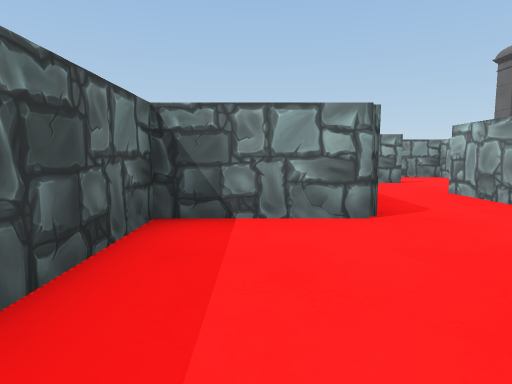
View 1 (above)

24 first-person views from a walk through a scene from a Unity 3-D project. The camera is 0.27 m above the floor, tilts 6° down and sees 75° across. The floor is counted in squares, 0.5 m on a side. Each view is taken from the middle of a square. On the plan, view 1 faces up. The plan holds only what a view shows up to about 9 squares ahead; the rest is blank. The place goes on beyond the plan. The player character is not drawn.

View 2
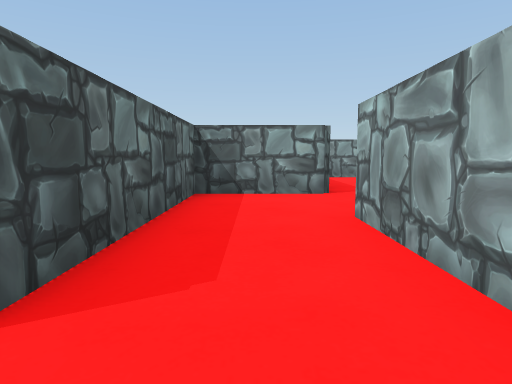

View 3
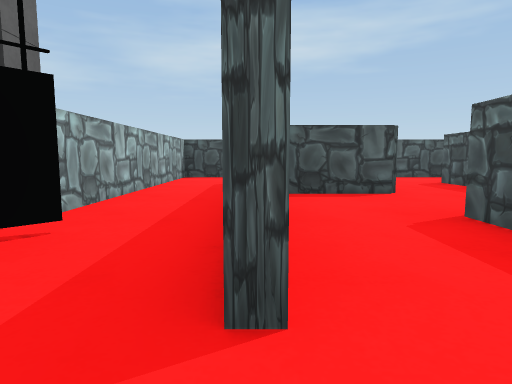

View 4
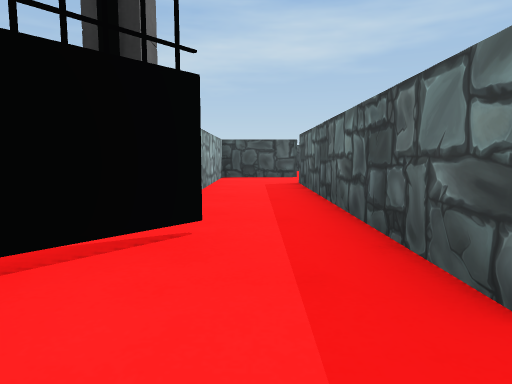

View 5
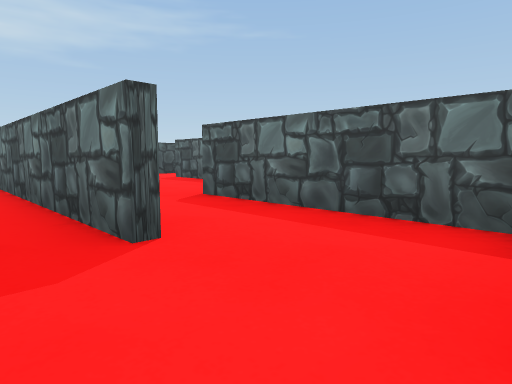

View 6
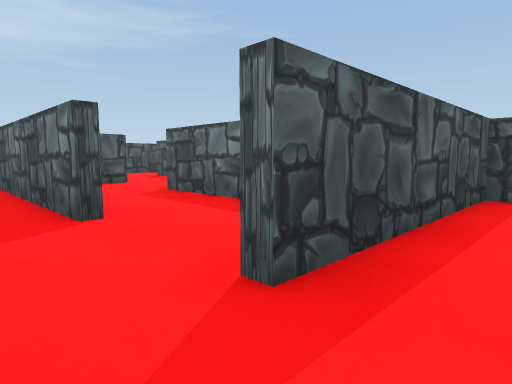

View 7
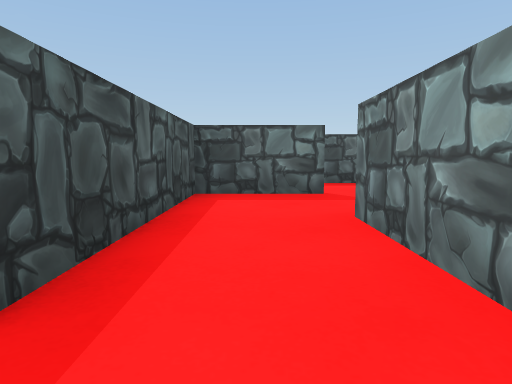

View 8
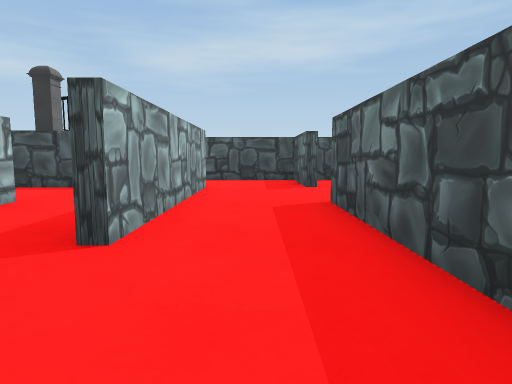

View 9
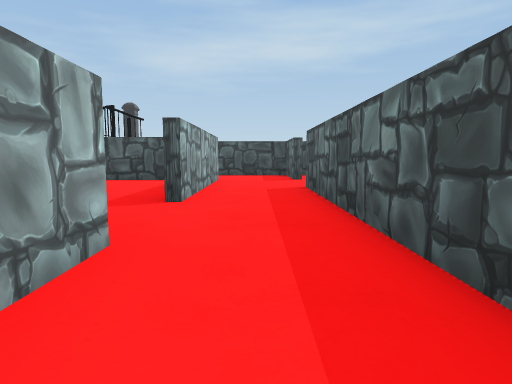

View 10
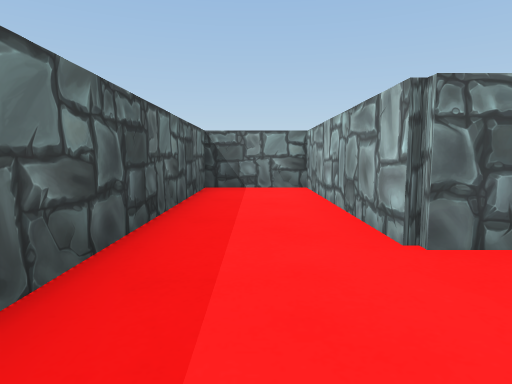

View 11
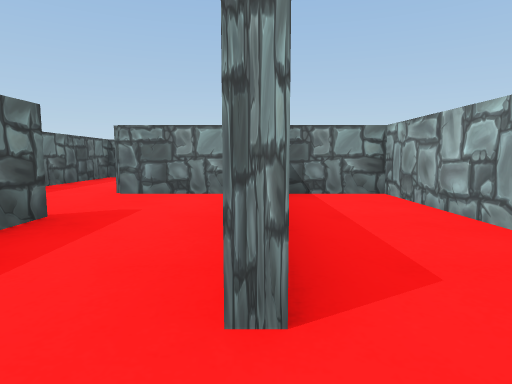

View 12
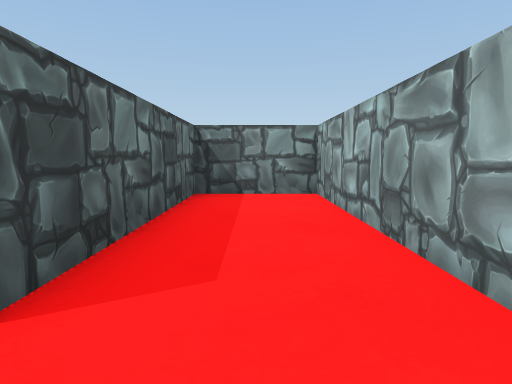

View 13
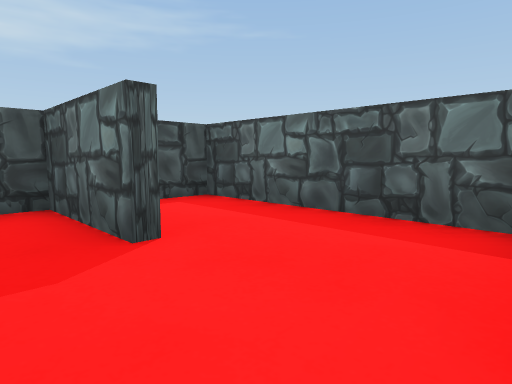

View 14
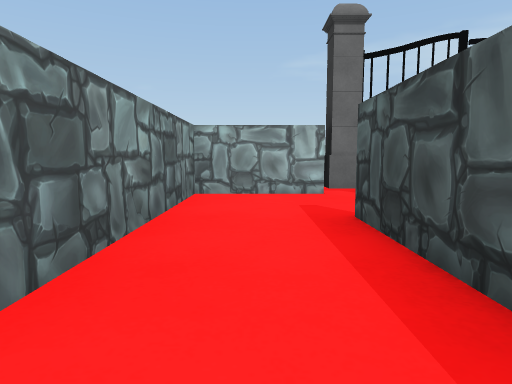

View 15
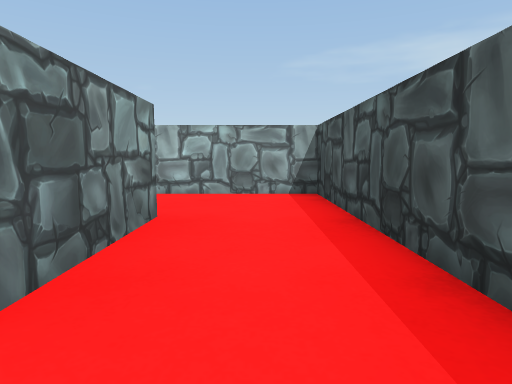

View 16
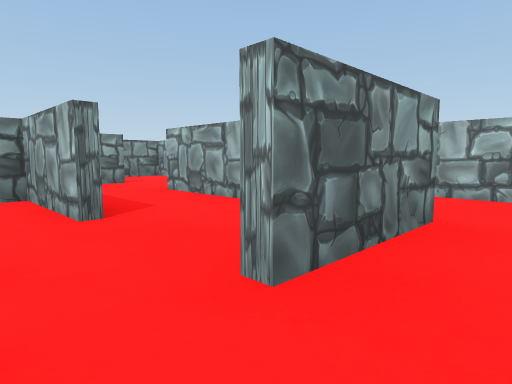

View 17
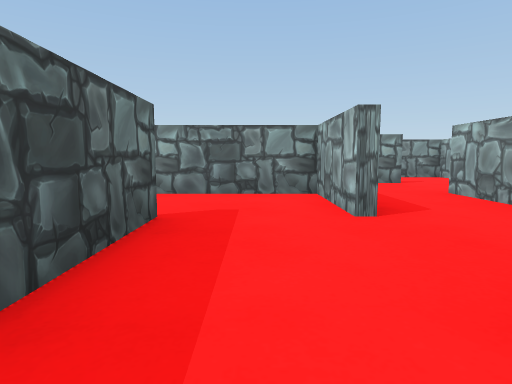

View 18
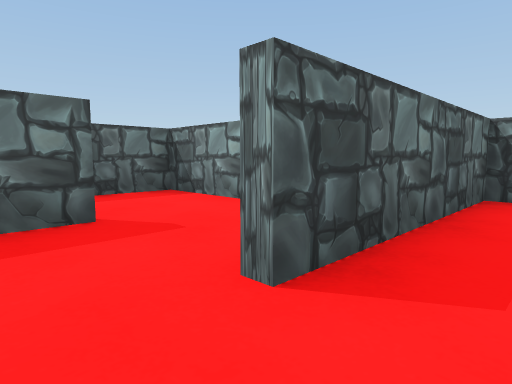

View 19
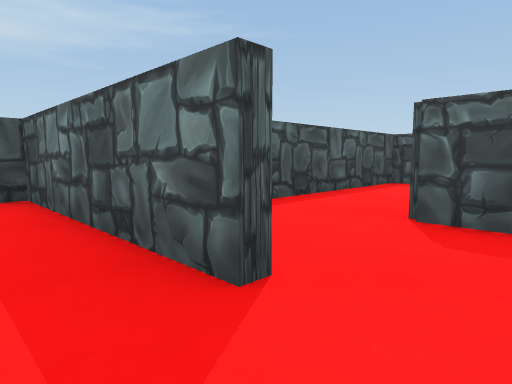

View 20
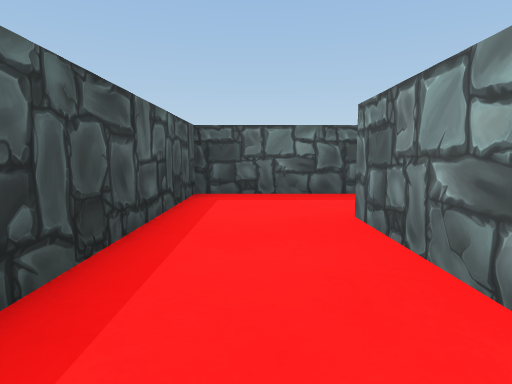

View 21
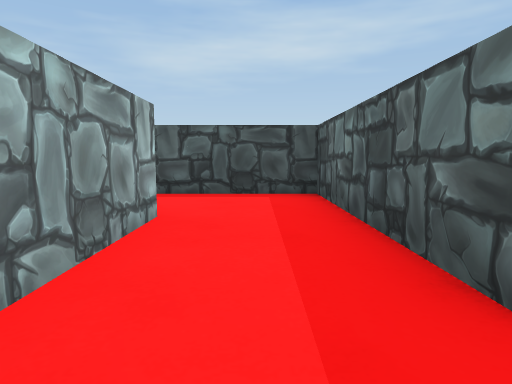

View 22
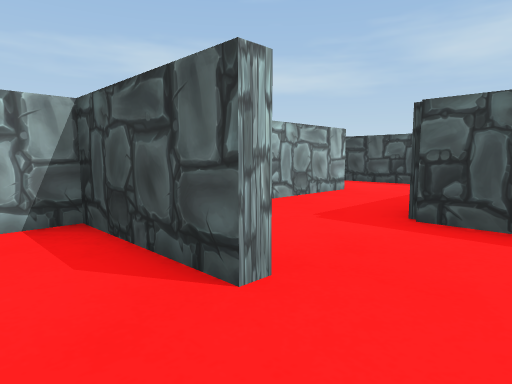

View 23
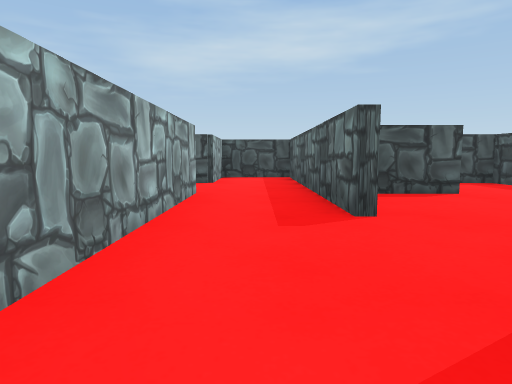

View 24
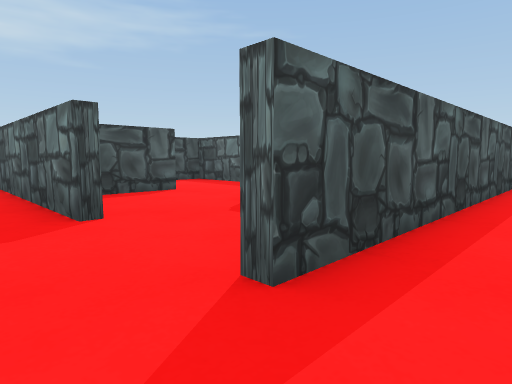

### Floor plan
Key: @ floor where view 1 was taken; # wall or solid block; . floor; G gate.
Columns run from 15 left of view 1 to 5 right of it. Each row starts with its distance up from view 1.
 19               ###
 18               #.#
 17               #.#
 16               #.#
 15               #.#####
 14               #...#.#
 13               #.#.#.#
 12               #.#.#.#
 11             ###.#...#
 10    .....    #...#...#
  9 ######..#   #.#.#####
  8      ...#   #.#.....#
  7      .#.#   ######..#
  6    ...#.#      .#...G
  5    .###..   ##..#.#.G
  4   #...#..   #...#.#.G
  3   ###.#.#####.###.#.G
  2     #.#.#...#.#...#.#
  1     #.###.#...#.###.#
  0     #.....#...#@# #.#
 -1     #######.###.# ..#
 -2           #.....# ..#
 -3           ####### ###

Positions as (right, up) in squares from view 1, and headings:
1: (0, 0), facing up
2: (0, -2), facing up
3: (3, 6), facing down
4: (4, 6), facing down
5: (4, 7), facing down-left
6: (4, 8), facing down-left
7: (4, 8), facing left
8: (0, 15), facing down
9: (0, 17), facing down
10: (0, 13), facing up
11: (3, 10), facing up
12: (4, 10), facing up
13: (0, 11), facing down-left
14: (0, 8), facing right
15: (-4, -2), facing right
16: (-4, -2), facing up-right
17: (-4, -2), facing up
18: (-2, 0), facing up-left
19: (-4, 2), facing down-left
20: (-6, 0), facing left
21: (-10, 4), facing down
22: (-12, 6), facing down-right
23: (-8, 10), facing down
24: (-8, 10), facing down-left
